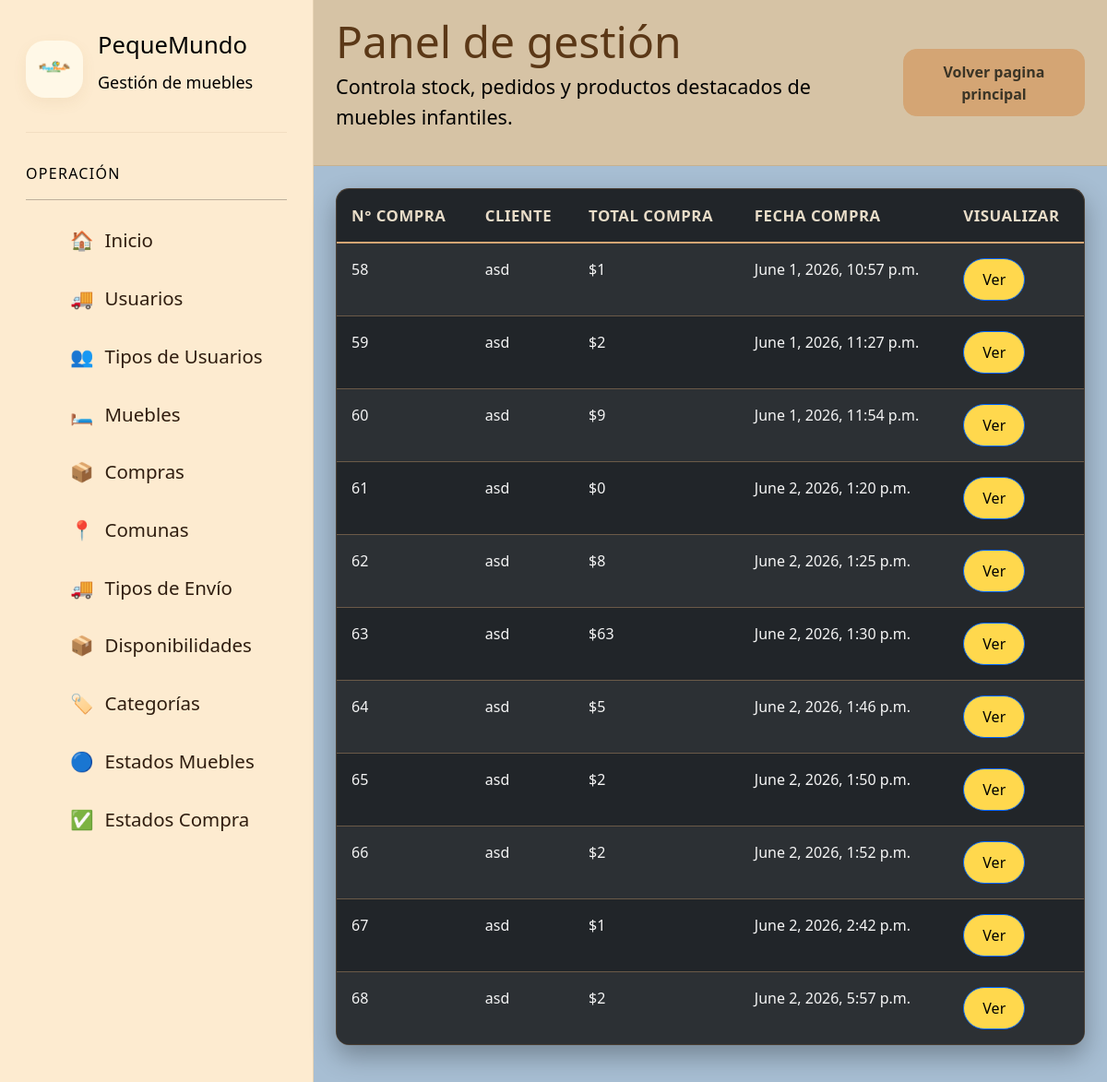
The app's page /paginaGestionCompras/ (signed in), older data.
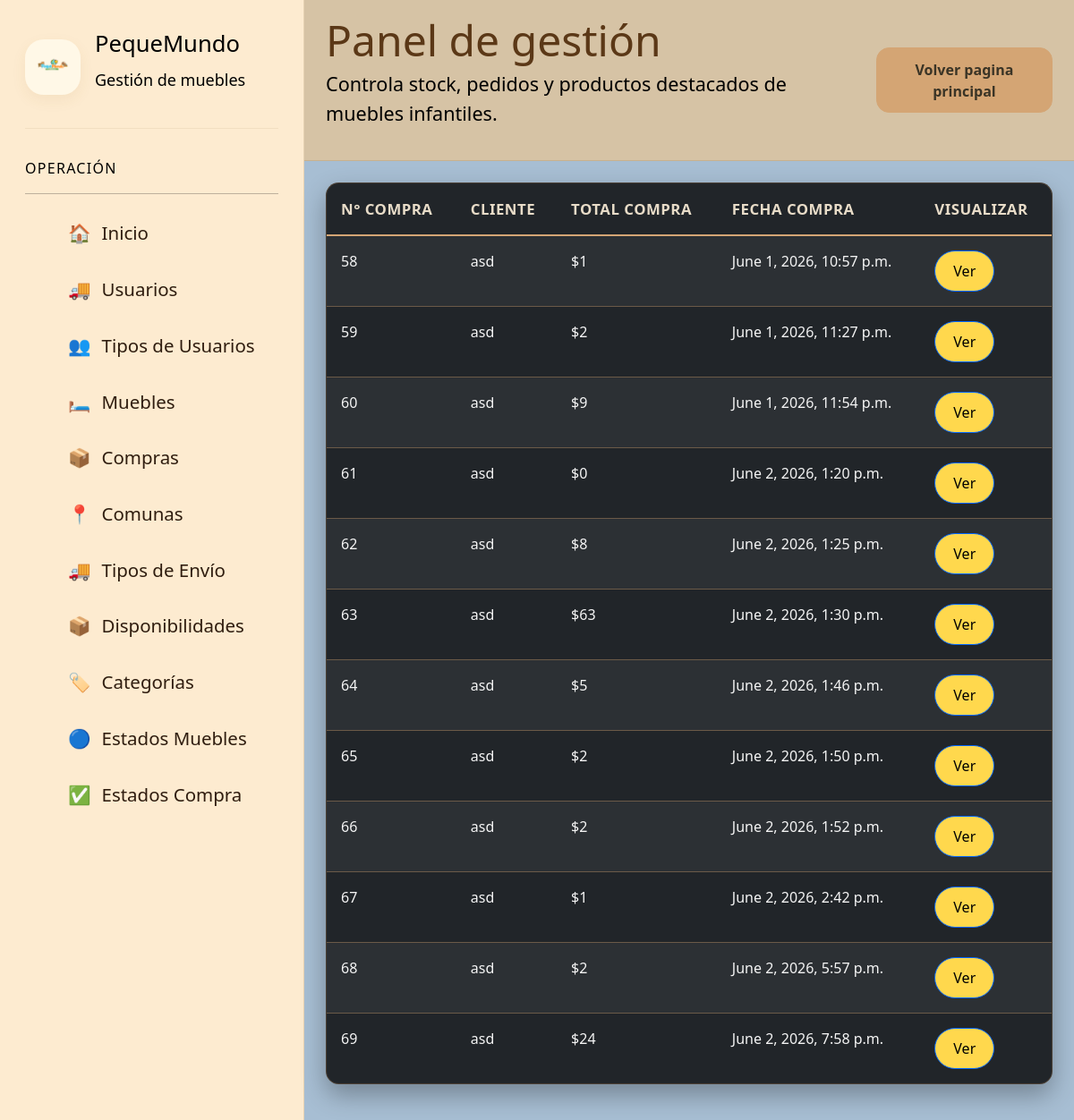
The same page, newer data.
### app/models.py (models this page shows, shortened)
class compra(models.Model):
    idCompra = models.AutoField(primary_key=True)
    idCliente = models.ForeignKey(
        cuenta,
        on_delete=models.CASCADE
    )
    total = models.IntegerField(default=0)
    fecha = models.DateTimeField(auto_now_add=True)
    completada = models.BooleanField(default=False)

class cuenta(models.Model):
    id = models.AutoField(primary_key=True)
    usuario_cuenta =  models.IntegerField(default=0)
    nombre = models.CharField(max_length=70)
    direccion = models.CharField(max_length=70)
    correo = models.CharField(max_length=70)
    rut = models.CharField(max_length=9)
    telefono = models.CharField(max_length=9,null=True)
    comuna = models.ForeignKey(
        comuna,
        on_delete= models.CASCADE
    )

### app/views.py (the view)
# urls.py: path('paginaGestionCompras/', paginaGestionCompras,name='IDpaginaGestionCompras'),
@login_required
@user_passes_test(lambda u: u.groups.filter(name__in=['admin', 'vendedores', 'finanzas']).exists(),login_url='IDindex')
def paginaGestionCompras(request):
    comprasTotales = compra.objects.all()
    detalleComprasTotales = detalleCompra.objects.all()
    datos = {
        'compras':comprasTotales,
        'detalleCompras':detalleComprasTotales,
    }
    return render(request,'gestiones/administracion/gestionPedidos.html',datos)

### app/templates/gestiones/administracion/gestionPedidos.html (shortened to what this page needs)
{% load static %}
{% include 'gestiones/baseGestion/navbarGestion.html' %}
            <table class="table table-dark table-striped table-hover">
                <thead>
                    <tr>
                        <th>N° Compra</th>
                        <th>Cliente</th>
                        <th>Total Compra</th>
                        <th>Fecha Compra</th>
                        <th>Visualizar</th>
                    </tr>
                </thead>
                <tbody>
                    {% for x in compras %}
                    <tr>
                        <td>{{ x.idCompra }}</td>
                        <td>{{ x.idCliente.nombre }}</td>
                        <td>${{ x.total }}</td>
                        <td>{{ x.fecha }}</td>
                        <td>
                            <button
                                type="button"
                                class="btn-ver"
                                data-bs-toggle="modal"
                                data-bs-target="#modalCompra{{ x.idCompra }}"
                            >
                                Ver
                            </button>
                        </td>
                    </tr>
                    {% endfor %}
                </tbody>
            </table>
        </main>
{% include 'gestiones/baseGestion/footerGestion.html' %}

### app/templates/gestiones/baseGestion/navbarGestion.html (shortened to what the changed rows need)
{% load static %}
<!DOCTYPE html>
<html lang="es" data-theme="light">
<head>
    <link href="https://api.fontshare.com/v2/css?f[]=satoshi@400,500,700,900&display=swap" rel="stylesheet">
    <link
        href="https://cdn.jsdelivr.net/npm/bootstrap@5.3.3/dist/css/bootstrap.min.css"
        rel="stylesheet"
    >
    <link rel="stylesheet" href="../../../static/css/gestionmuebles.css">
    <link rel="stylesheet" href="../../../static/css/gestionpedidos.css">
    <link rel="stylesheet" href="../../../static/css/gestionusuarios.css">
    <link rel="stylesheet" href="../../../static/css/gestioncomunas.css">
    <link rel="stylesheet" href="../../../static/css/gestiontiposenvio.css">
    <link rel="stylesheet" href="../../../static/css/gestiontiposcuenta.css">
    <link rel="stylesheet" href="../../../static/css/gestionperfiles.css">
    <link rel="stylesheet" href="../../../static/css/gestiondisponibilidades.css">
    <link rel="stylesheet" href="../../../static/css/gestioncategoriamuebles.css">
    <link rel="stylesheet" href="../../../static/css/gestionestadosmuebles.css">
    <link rel="stylesheet" href="../../../static/css/gestionestadosproductoscomprados.css">
</head>
<body  style="background-color: aliceblue;">
    <div class="app">
        <aside class="sidebar"  style="background: #FDEBD0; color: black;" aria-label="Barra lateral principal">
            <div class="brand">
                <div class="brand-copy">
                    <h1>PequeMundo</h1>
                </div>
            </div>
            <div class="nav-group">
                <ul class="nav-list">
                    {% if user.is_authenticated %}
                        {% for group in user.groups.all %}
                            {% if group.name == 'admin'%}
                                <li>
                                    <a class="nav-item" href="{% url 'IDpaginaGestionUsuarios' %}">
                                    <span>🚚</span>
                                    <span>Usuarios</span>
                                    </a>
                                </li>
                                <li>
                                    <a class="nav-item" href="{% url 'IDpaginaGestionPerfiles' %}">
                                    <span>👥</span>
                                    <span>Tipos de Usuarios</span>
                                    </a>
                                </li>
                            {% endif %}
                            {% if group.name == 'admin' or  group.name == 'vendedores' %}
                                <li>
                                    <a class="nav-item" href="{% url 'IDpaginaGestionMuebles' %}">
                                        <span>🛏️</span>
                                        <span>Muebles</span>
                                    </a>
                                </li>
                                <li>
                                    <a class="nav-item" href="{% url 'IDpaginaGestionCompras' %}">
                                        <span>📦</span>
                                        <span>Compras</span>
                                    </a>
                                </li>
                                <li>
                                    <a class="nav-item" href="{% url 'IDpaginaGestionComunas' %}">
                                    <span>📍</span>
                                    <span>Comunas</span>
                                    </a>
                                </li>
                                <li>
                                    <a class="nav-item" href="{% url 'IDpaginaGestionTiposEnvio' %}">
                                    <span>🚚</span>
                                    <span>Tipos de Envío</span>
                                    </a>
                                </li>
                                <li>
                                    <a class="nav-item" href="{% url 'IDpaginaGestionDisponibilidades' %}">
                                    <span>📦</span>
                                    <span>Disponibilidades</span>
                                    </a>
                                </li>
                                <li>
                                    <a class="nav-item" href="{% url 'IDpaginaGestionCategoriasMuebles' %}">
                                    <span>🏷️</span>
                                    <span>Categorías</span>
                                    </a>
                                </li>
                                <li>
                                    <a class="nav-item" href="{% url 'IDpaginaGestionEstadosMuebles' %}">
                                    <span>🔵</span>
                                    <span>Estados Muebles</span>
                                    </a>
                                </li>
                                <li>
                                    <a class="nav-item" href="{% url 'IDpaginaGestionEstadosProductosComprados' %}">
                                    <span>✅</span>
                                    <span>Estados Compra</span>
                                    </a>
                                </li>
                            {% endif %}
                        {% endfor %}
                    {% endif %}
                </ul>
            </div>
        </aside>
        <header class="header" style="background: #D6C3A5;">
            <div>
                <h2>Panel de gestión</h2>
            </div>
        </header>
        <main class="main" id="contenido" style="background-color: #A7BED3;">

Row changes from the older to the newer data that the page shows:
added compra: idCompra "69", idCliente.nombre "asd", total "24", fecha "June 2, 2026, 7:58 p.m."
